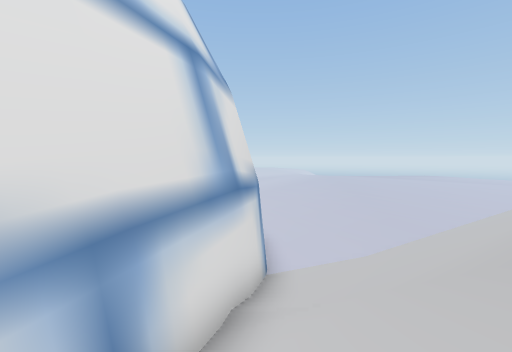
View 1 (above)

15 first-person views from a walk through a scene from a Unity 3-D project. The camera is 1.4 m above the floor, tilts 4° down and sees 90° across. The floor is counted in squares, 1 m on a side. Each view is taken from the middle of a square. On the plan, view 1 faces up. The plan holds only what a view shows up to about 13 squares ahead; the rest is blank. The place goes on beyond the plan. Some animated figures are left out. Some surface patterns are stand-ins.

View 2
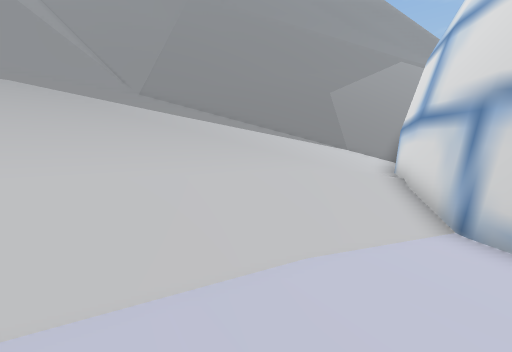

View 3
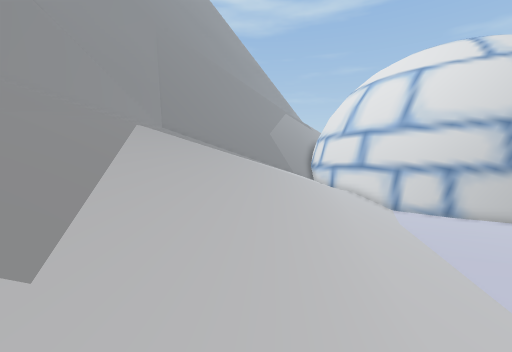

View 4
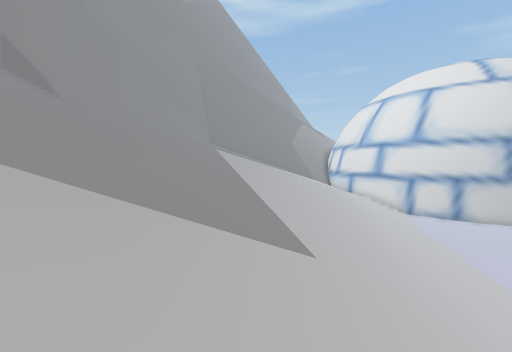

View 5
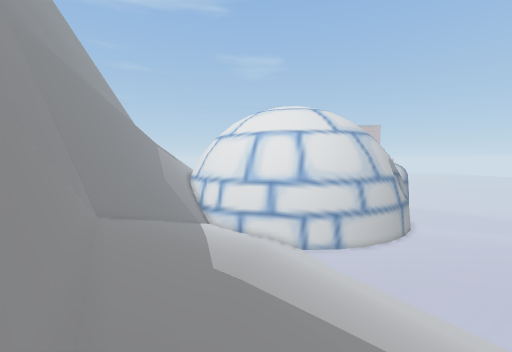

View 6
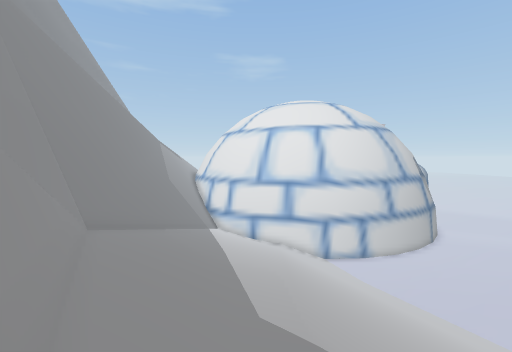

View 7
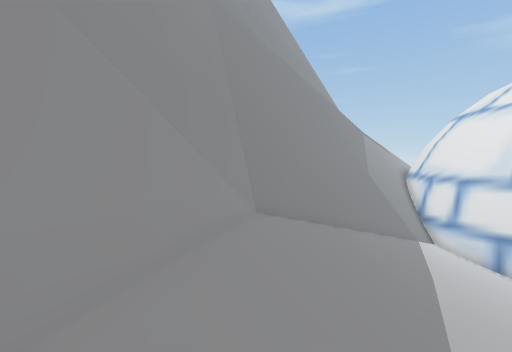

View 8
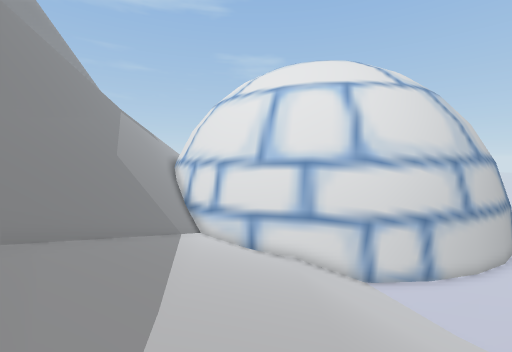

View 9
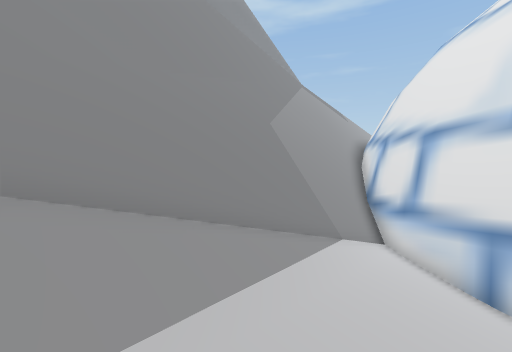

View 10
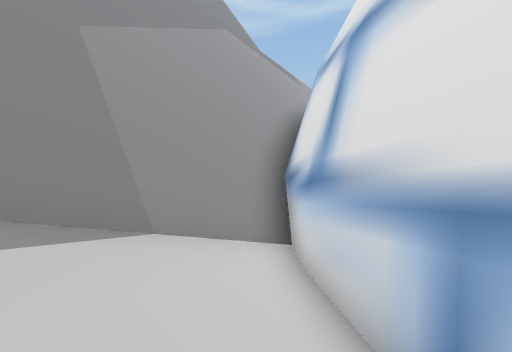

View 11
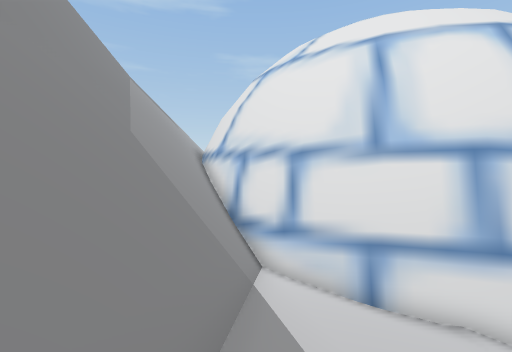

View 12
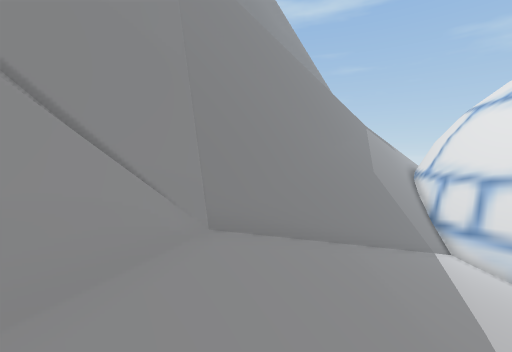

View 13
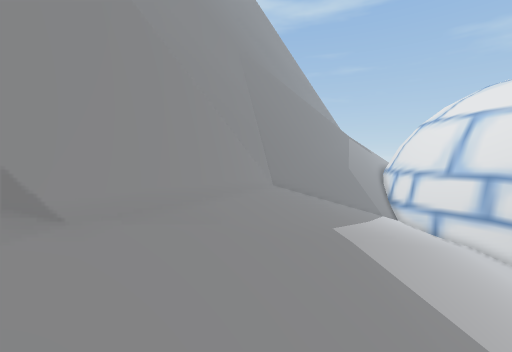

View 14
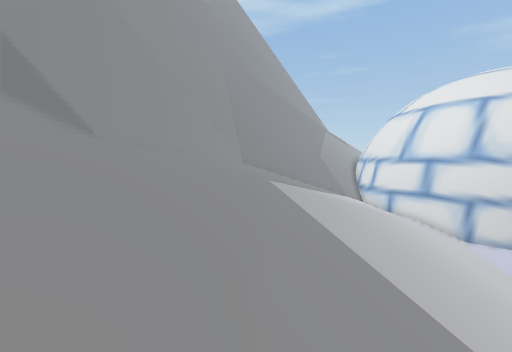

View 15
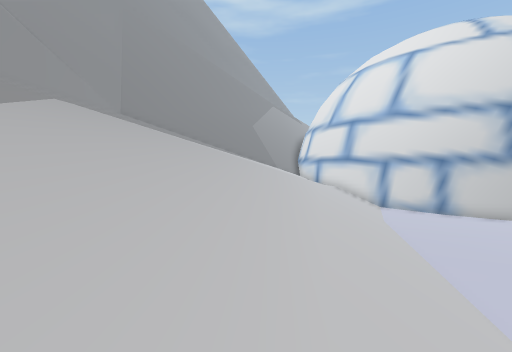

### Floor plan
Key: @ floor where view 1 was taken; # wall or solid block; . main floor; : floor 0.75 m higher than the main floor; / step, stairs or slope; = window, fence, low wall or low ledge; ^ raised ledge; v drop or lower ground.
Columns run from 10 left of view 1 to 19 right of it. Each row starts with its distance up from view 1.
 11          #..........///////  /
 10          ##.......////////////
  9           #.....//////////////
  8           #....///////////////
  7           #../////////////////
  6           #///////////////////
  5           #///////////////////
  4          ##///////////////////
  3          #:///////////////////
  2         ##/////////////////###
  1         #////////////////=#^^
  0        ##/@////////////=##^
 -1   ##  ##====//////////##^
 -2   =vv####^^^^^^======#^^
 -3   vvvvv   ^^^^^^^^^^^^^
 -4   vvvvvvvvv====
 -5 vvvvvvvvvvvvvvvv=
 -6 //  vvvvvvvvvvvv==^ vv
 -7              == ^^

Positions as (right, up) in squares from view 1, and headings:
1: (0, 0), facing up
2: (4, 11), facing down
3: (16, 11), facing down-left
4: (19, 11), facing down-left
5: (18, 3), facing left
6: (16, 2), facing left
7: (14, 2), facing down-left
8: (10, 2), facing left
9: (6, 2), facing down-left
10: (1, 2), facing down-left
11: (5, -1), facing left
12: (12, 1), facing down-left
13: (18, 5), facing down-left
14: (19, 8), facing down-left
15: (14, 11), facing down-left
